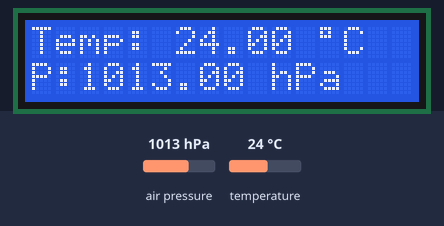
A sketch run on a simulated Arduino Uno, built with avr-gcc and run on an emulated ATmega328P. Parts: 16×2 character LCD. Inputs (shaded band) come from the test bench; at power-on: air pressure 1013 hPa, temperature 24 °C.

Above: at 3.2 s.
3.3 s: air pressure set to 952 hPa
At 4.6 s:
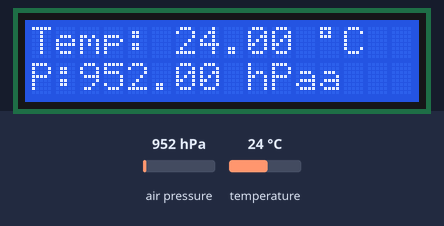
5.6 s: temperature set to 12 °C
At 7.0 s:
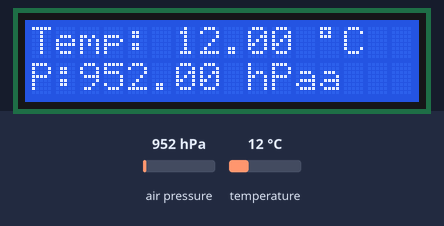
7.7 s: air pressure set to 975 hPa
At 9.4 s:
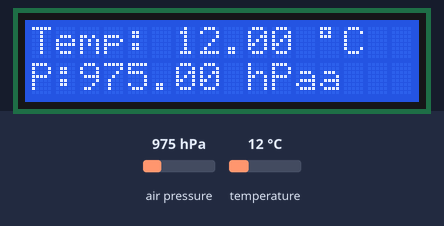
9.7 s: temperature set to 19 °C
At 10.6 s:
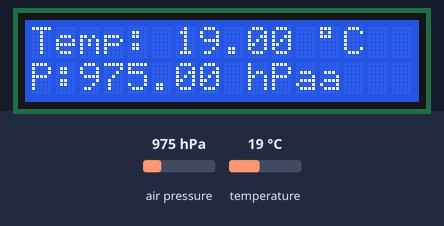
Timing chart, 0 to 12.7 s (numbered marks = the images above; inputs shaded):
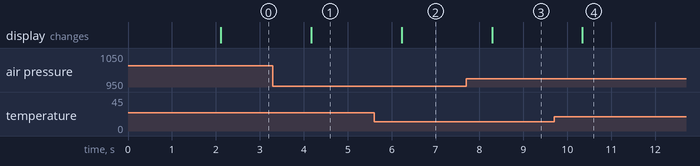

Measured:
- after the input at 3.3 s, the display: changes after 0.87 s (image 1)
- after the input at 5.6 s, the display: changes after 0.63 s (image 2)
- after the input at 7.7 s, the display: changes after 0.59 s (image 3)
- after the input at 9.7 s, the display: changes after 0.64 s (image 4)

The sketch:

bmp280test.ino
```cpp
/*
 *  Author:dharmendra Kumar Yadav

 */
#include <Wire.h>
#include <Adafruit_BMP280.h>
#include <LiquidCrystal_I2C.h>

Adafruit_BMP280 bmp; // I2C
LiquidCrystal_I2C lcd(0x27, 16, 2);

void setup() {
  bmp.begin();
  lcd.init();
  lcd.backlight();
  lcd.setCursor(0, 0);
  lcd.print("Dharmendra");
  lcd.setCursor(0, 1);
  lcd.print("  Kumar");


  /* Default settings from datasheet. */
  bmp.setSampling(Adafruit_BMP280::MODE_NORMAL,     /* Operating Mode. */
                  Adafruit_BMP280::SAMPLING_X2,     /* Temp. oversampling */
                  Adafruit_BMP280::SAMPLING_X16,    /* Pressure oversampling */
                  Adafruit_BMP280::FILTER_X16,      /* Filtering. */
                  Adafruit_BMP280::STANDBY_MS_500); /* Standby time. */

  delay(2000);
  lcd.clear();
}

void loop() {
  lcd.setCursor(0, 0);
  lcd.print("Temp: ");
  lcd.print(bmp.readTemperature());
  lcd.print(" ");
  lcd.write(B11011111);   // print degree symbol
  lcd.print("C");


  lcd.setCursor(0, 1);
  lcd.print("P:");
  lcd.print(bmp.readPressure()/100);
  lcd.print(" hPa");

  delay(1000);
}
```
